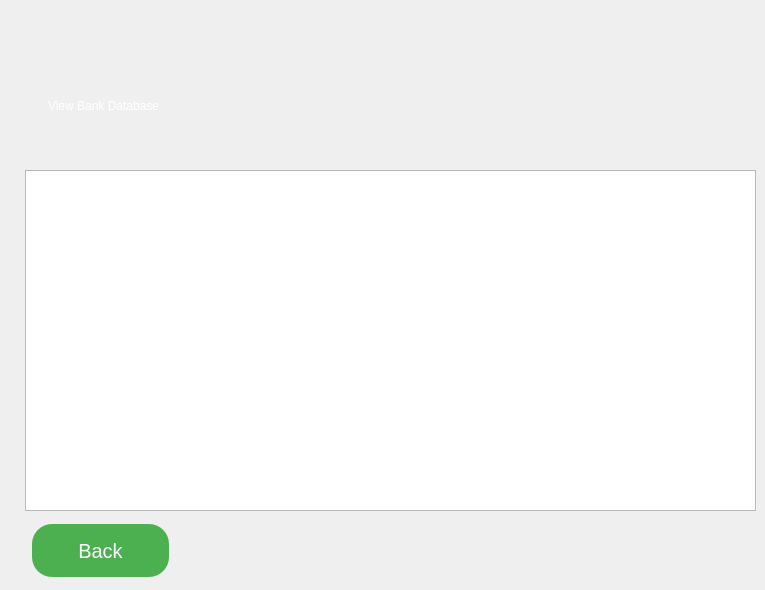
    <widget class="QWidget" name="ViewBankDatabase">
     <widget class="QLabel" name="label_7">
      <property name="geometry">
       <rect>
        <x>520</x>
        <y>20</y>
        <width>221</width>
        <height>161</height>
       </rect>
      </property>
      <property name="text">
       <string/>
      </property>
      <property name="pixmap">
       <pixmap resource="resources.qrc">:/images/logo.png</pixmap>
      </property>
      <property name="scaledContents">
       <bool>true</bool>
      </property>
     </widget>
     <widget class="QLabel" name="label_8">
      <property name="geometry">
       <rect>
        <x>48</x>
        <y>50</y>
        <width>451</width>
        <height>111</height>
       </rect>
      </property>
      <property name="styleSheet">
       <string notr="true">font: 700 35pt &quot;Segoe UI&quot;;
color: rgb(255, 255, 255);</string>
      </property>
      <property name="text">
       <string>View Bank Database</string>
      </property>
     </widget>
     <widget class="QPushButton" name="pB_ViewBankDatabaseBack">
      <property name="geometry">
       <rect>
        <x>30</x>
        <y>520</y>
        <width>141</width>
        <height>61</height>
       </rect>
      </property>
      <property name="styleSheet">
       <string notr="true">background-color: #4CAF50; 
font: 700 20pt &quot;Segoe UI&quot;;
        border: none;
                   color: white;
                   padding: 15px 20px;
                   text-align: center;
                   text-decoration: none;
                   display: inline-block;
                   font-size: 20px;
                   margin: 4px 2px;
                   border-radius: 20px; 

</string>
      </property>
      <property name="text">
       <string>Back</string>
      </property>
     </widget>
     <widget class="QListWidget" name="BankDataBaselistWidget">
      <property name="geometry">
       <rect>
        <x>25</x>
        <y>170</y>
        <width>731</width>
        <height>341</height>
       </rect>
      </property>
      <property name="styleSheet">
       <string notr="true">font: 20pt &quot;Segoe UI&quot;;
color: rgb(255, 255, 255);</string>
      </property>
      <property name="verticalScrollMode">
       <enum>QAbstractItemView::ScrollPerPixel</enum>
      </property>
      <property name="horizontalScrollMode">
       <enum>QAbstractItemView::ScrollPerPixel</enum>
      </property>
     </widget>
    </widget>
